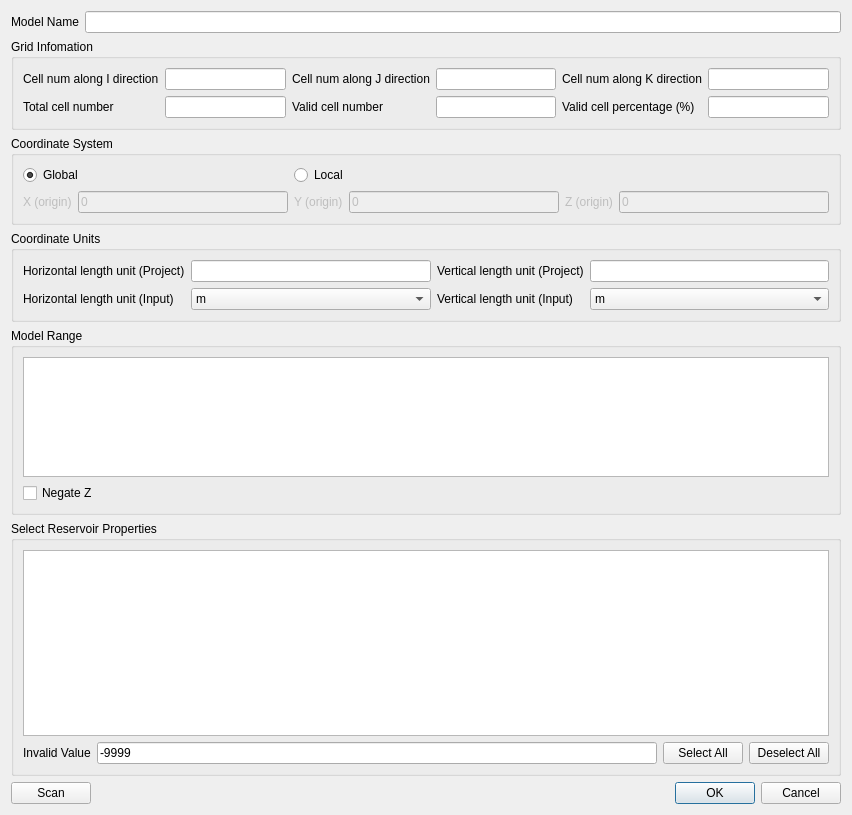
<?xml version="1.0" encoding="UTF-8"?>
<ui version="4.0">
 <class>ImportReservoir</class>
 <widget class="QDialog" name="ImportReservoir">
  <property name="geometry">
   <rect>
    <x>0</x>
    <y>0</y>
    <width>852</width>
    <height>815</height>
   </rect>
  </property>
  <property name="windowTitle">
   <string>Dialog</string>
  </property>
  <layout class="QVBoxLayout" name="verticalLayout_3">
   <item>
    <layout class="QVBoxLayout" name="verticalLayout_2">
     <item>
      <layout class="QHBoxLayout" name="horizontalLayout_2">
       <item>
        <widget class="QLabel" name="label_8">
         <property name="text">
          <string>Model Name</string>
         </property>
        </widget>
       </item>
       <item>
        <widget class="QLineEdit" name="lineEditName"/>
       </item>
      </layout>
     </item>
     <item>
      <widget class="QGroupBox" name="groupBox">
       <property name="title">
        <string>Grid Infomation</string>
       </property>
       <layout class="QGridLayout" name="gridLayout">
        <item row="0" column="0">
         <widget class="QLabel" name="labelNI">
          <property name="text">
           <string>Cell num along I direction</string>
          </property>
         </widget>
        </item>
        <item row="0" column="1">
         <widget class="QLineEdit" name="lineEditNI">
          <property name="readOnly">
           <bool>true</bool>
          </property>
         </widget>
        </item>
        <item row="0" column="2">
         <widget class="QLabel" name="labelNJ">
          <property name="text">
           <string>Cell num along J direction</string>
          </property>
         </widget>
        </item>
        <item row="0" column="3">
         <widget class="QLineEdit" name="lineEditNJ"/>
        </item>
        <item row="0" column="4">
         <widget class="QLabel" name="labelNK">
          <property name="text">
           <string>Cell num along K direction</string>
          </property>
         </widget>
        </item>
        <item row="0" column="5">
         <widget class="QLineEdit" name="lineEditNK"/>
        </item>
        <item row="1" column="0">
         <widget class="QLabel" name="labelTotalCells">
          <property name="text">
           <string>Total cell number</string>
          </property>
         </widget>
        </item>
        <item row="1" column="1">
         <widget class="QLineEdit" name="lineEditTotalCells"/>
        </item>
        <item row="1" column="2">
         <widget class="QLabel" name="labelValidCells">
          <property name="text">
           <string>Valid cell number</string>
          </property>
         </widget>
        </item>
        <item row="1" column="3">
         <widget class="QLineEdit" name="lineEditValidCells"/>
        </item>
        <item row="1" column="4">
         <widget class="QLabel" name="labelValidPercentage">
          <property name="text">
           <string>Valid cell percentage (%)</string>
          </property>
         </widget>
        </item>
        <item row="1" column="5">
         <widget class="QLineEdit" name="lineEditValidPercentage"/>
        </item>
       </layout>
      </widget>
     </item>
     <item>
      <widget class="QGroupBox" name="groupBox_2">
       <property name="title">
        <string>Coordinate System</string>
       </property>
       <layout class="QGridLayout" name="gridLayout_2">
        <item row="0" column="0" colspan="2">
         <widget class="QRadioButton" name="radioButtonGlobalCoord">
          <property name="text">
           <string>Global</string>
          </property>
          <property name="checked">
           <bool>true</bool>
          </property>
         </widget>
        </item>
        <item row="0" column="2" colspan="2">
         <widget class="QRadioButton" name="radioButtonLocalCoord">
          <property name="text">
           <string>Local</string>
          </property>
         </widget>
        </item>
        <item row="1" column="0">
         <widget class="QLabel" name="label">
          <property name="enabled">
           <bool>false</bool>
          </property>
          <property name="text">
           <string>X (origin)</string>
          </property>
         </widget>
        </item>
        <item row="1" column="1">
         <widget class="QLineEdit" name="lineEditOriX">
          <property name="enabled">
           <bool>false</bool>
          </property>
          <property name="text">
           <string>0</string>
          </property>
         </widget>
        </item>
        <item row="1" column="2">
         <widget class="QLabel" name="label_2">
          <property name="enabled">
           <bool>false</bool>
          </property>
          <property name="text">
           <string>Y (origin)</string>
          </property>
         </widget>
        </item>
        <item row="1" column="3">
         <widget class="QLineEdit" name="lineEditOriY">
          <property name="enabled">
           <bool>false</bool>
          </property>
          <property name="text">
           <string>0</string>
          </property>
         </widget>
        </item>
        <item row="1" column="4">
         <widget class="QLabel" name="label_3">
          <property name="enabled">
           <bool>false</bool>
          </property>
          <property name="text">
           <string>Z (origin)</string>
          </property>
         </widget>
        </item>
        <item row="1" column="5">
         <widget class="QLineEdit" name="lineEditOriZ">
          <property name="enabled">
           <bool>false</bool>
          </property>
          <property name="text">
           <string>0</string>
          </property>
         </widget>
        </item>
       </layout>
      </widget>
     </item>
     <item>
      <widget class="QGroupBox" name="groupBox_3">
       <property name="title">
        <string>Coordinate Units</string>
       </property>
       <layout class="QGridLayout" name="gridLayout_3">
        <item row="0" column="0">
         <widget class="QLabel" name="label_4">
          <property name="text">
           <string>Horizontal length unit (Project)</string>
          </property>
         </widget>
        </item>
        <item row="0" column="1">
         <widget class="QLineEdit" name="lineEditPrjXUnit">
          <property name="readOnly">
           <bool>true</bool>
          </property>
         </widget>
        </item>
        <item row="0" column="2">
         <widget class="QLabel" name="label_5">
          <property name="text">
           <string>Vertical length unit (Project)</string>
          </property>
         </widget>
        </item>
        <item row="0" column="3">
         <widget class="QLineEdit" name="lineEditPrjZUnit">
          <property name="readOnly">
           <bool>true</bool>
          </property>
         </widget>
        </item>
        <item row="1" column="0">
         <widget class="QLabel" name="label_6">
          <property name="text">
           <string>Horizontal length unit (Input)</string>
          </property>
         </widget>
        </item>
        <item row="1" column="1">
         <widget class="QComboBox" name="comboBox">
          <item>
           <property name="text">
            <string>m</string>
           </property>
          </item>
          <item>
           <property name="text">
            <string>cm</string>
           </property>
          </item>
          <item>
           <property name="text">
            <string>mm</string>
           </property>
          </item>
          <item>
           <property name="text">
            <string>ft</string>
           </property>
          </item>
          <item>
           <property name="text">
            <string>inch</string>
           </property>
          </item>
         </widget>
        </item>
        <item row="1" column="2">
         <widget class="QLabel" name="label_7">
          <property name="text">
           <string>Vertical length unit (Input)</string>
          </property>
         </widget>
        </item>
        <item row="1" column="3">
         <widget class="QComboBox" name="comboBox_2">
          <item>
           <property name="text">
            <string>m</string>
           </property>
          </item>
          <item>
           <property name="text">
            <string>cm</string>
           </property>
          </item>
          <item>
           <property name="text">
            <string>mm</string>
           </property>
          </item>
          <item>
           <property name="text">
            <string>ft</string>
           </property>
          </item>
          <item>
           <property name="text">
            <string>inch</string>
           </property>
          </item>
         </widget>
        </item>
       </layout>
      </widget>
     </item>
     <item>
      <widget class="QGroupBox" name="groupBox_4">
       <property name="title">
        <string>Model Range</string>
       </property>
       <layout class="QVBoxLayout" name="verticalLayout">
        <item>
         <widget class="QTableWidget" name="tableWidgetDimension">
          <property name="sizePolicy">
           <sizepolicy hsizetype="Expanding" vsizetype="Fixed">
            <horstretch>0</horstretch>
            <verstretch>0</verstretch>
           </sizepolicy>
          </property>
          <property name="maximumSize">
           <size>
            <width>16777215</width>
            <height>120</height>
           </size>
          </property>
         </widget>
        </item>
        <item>
         <widget class="QCheckBox" name="checkBox">
          <property name="text">
           <string>Negate Z</string>
          </property>
         </widget>
        </item>
       </layout>
      </widget>
     </item>
     <item>
      <widget class="QGroupBox" name="groupBox_5">
       <property name="title">
        <string>Select Reservoir Properties</string>
       </property>
       <layout class="QGridLayout" name="gridLayout_4">
        <item row="1" column="0">
         <widget class="QLabel" name="label_9">
          <property name="text">
           <string>Invalid Value</string>
          </property>
         </widget>
        </item>
        <item row="1" column="1">
         <widget class="QLineEdit" name="lineEditInvalid">
          <property name="text">
           <string>-9999</string>
          </property>
         </widget>
        </item>
        <item row="1" column="2">
         <widget class="QPushButton" name="pushButtonSelectAll">
          <property name="text">
           <string>Select All</string>
          </property>
         </widget>
        </item>
        <item row="1" column="3">
         <widget class="QPushButton" name="pushButtonDeselectAll">
          <property name="text">
           <string>Deselect All</string>
          </property>
         </widget>
        </item>
        <item row="0" column="0" colspan="4">
         <widget class="QTableWidget" name="tableWidgetProperties"/>
        </item>
       </layout>
      </widget>
     </item>
    </layout>
   </item>
   <item>
    <layout class="QHBoxLayout" name="horizontalLayout">
     <item>
      <widget class="QPushButton" name="pushButtonScan">
       <property name="text">
        <string>Scan</string>
       </property>
      </widget>
     </item>
     <item>
      <widget class="QDialogButtonBox" name="buttonBox">
       <property name="enabled">
        <bool>true</bool>
       </property>
       <property name="orientation">
        <enum>Qt::Horizontal</enum>
       </property>
       <property name="standardButtons">
        <set>QDialogButtonBox::Cancel|QDialogButtonBox::Ok</set>
       </property>
      </widget>
     </item>
    </layout>
   </item>
  </layout>
 </widget>
 <resources/>
 <connections>
  <connection>
   <sender>buttonBox</sender>
   <signal>accepted()</signal>
   <receiver>ImportReservoir</receiver>
   <slot>accept()</slot>
   <hints>
    <hint type="sourcelabel">
     <x>248</x>
     <y>254</y>
    </hint>
    <hint type="destinationlabel">
     <x>157</x>
     <y>274</y>
    </hint>
   </hints>
  </connection>
  <connection>
   <sender>buttonBox</sender>
   <signal>rejected()</signal>
   <receiver>ImportReservoir</receiver>
   <slot>reject()</slot>
   <hints>
    <hint type="sourcelabel">
     <x>316</x>
     <y>260</y>
    </hint>
    <hint type="destinationlabel">
     <x>286</x>
     <y>274</y>
    </hint>
   </hints>
  </connection>
 </connections>
</ui>
